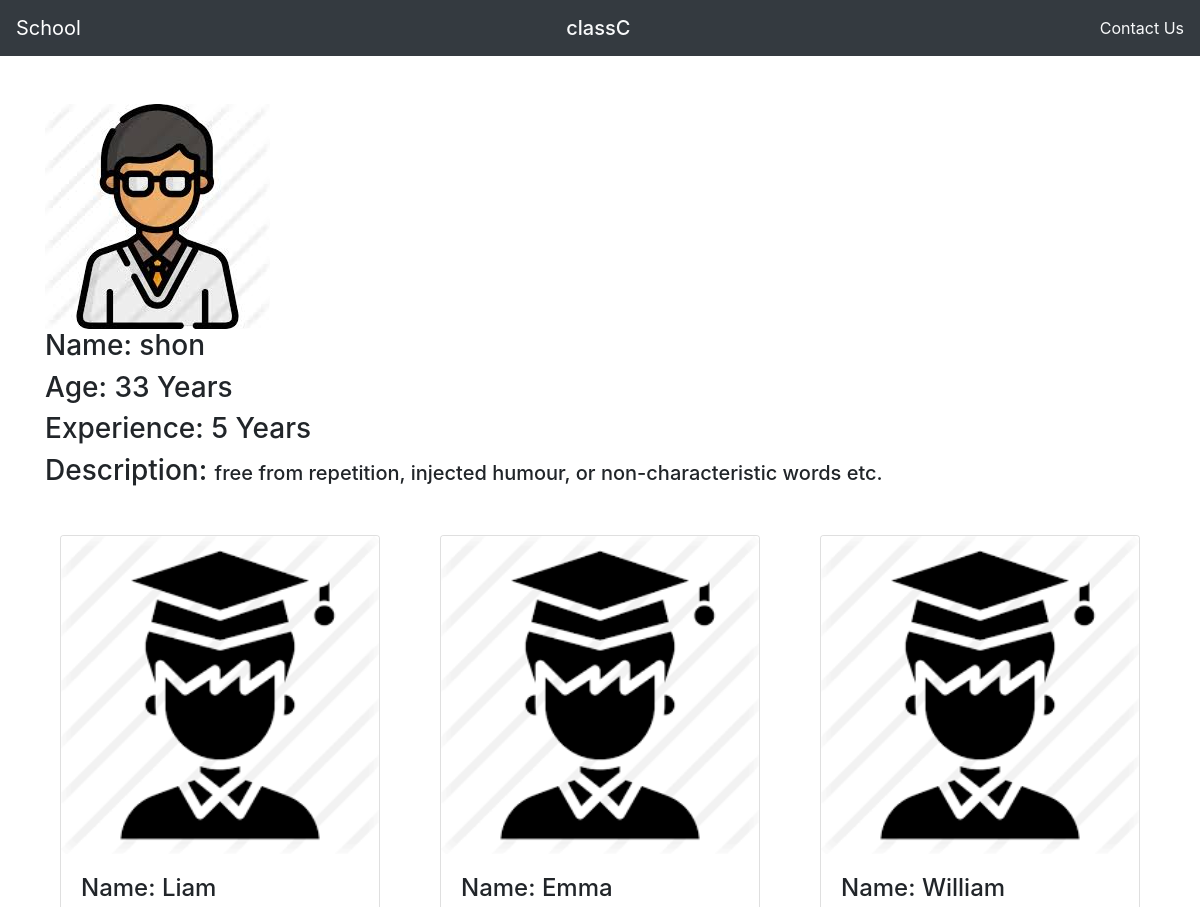
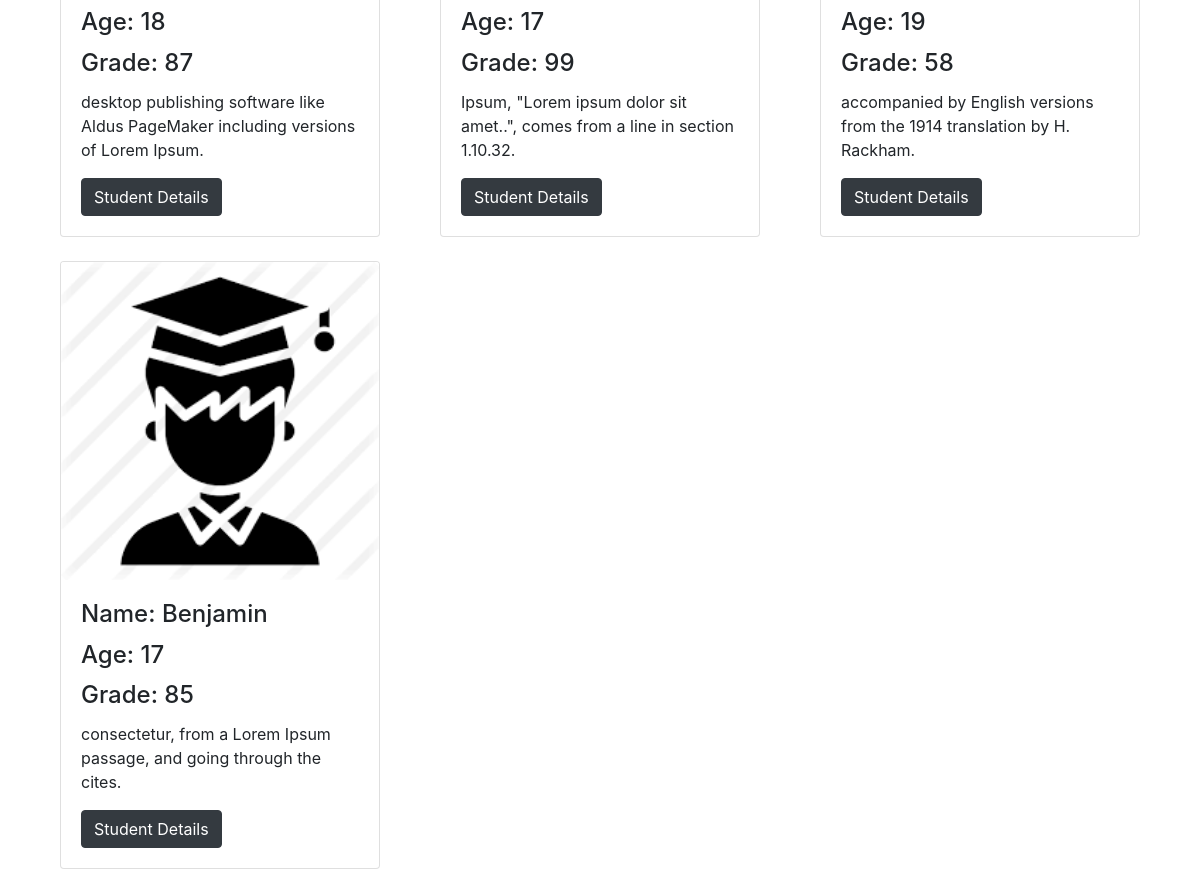
Screenshot of /home/class_rooms/class_detail/3/ with the database file from the repository (2 pictures, top to bottom).
### system/models.py (models this page shows, shortened)
class Classroom(models.Model):
    name = models.CharField(max_length=30)
    description = models.TextField(default="No Description", max_length=300)

class Teacher(models.Model):
    name = models.CharField(max_length=30)
    age = models.IntegerField(default=32)
    experience = models.IntegerField(default=2)
    description = models.TextField(default="No Description", max_length=300)
    image = models.ImageField(null=True, blank=True, upload_to=teacher_image)
    teacher_class = models.OneToOneField(Classroom, on_delete=models.CASCADE, primary_key=True)

class Student(models.Model):
    name = models.CharField(max_length=30)
    age = models.IntegerField(default=18)
    grade = models.IntegerField(default=0)
    description = models.TextField(default="No Description", max_length=300)
    image = models.ImageField(null=True, blank=True, upload_to=student_image)
    student_class = models.ForeignKey(Classroom, on_delete=models.CASCADE)

### system/views.py (the view)
# urls.py: path('home/class_rooms/class_detail/<int:id>/', views.class_detail, name='class_detail')
def class_detail(request, id=None):
    classRoom = get_object_or_404(Classroom, id=id)
    teacher = Teacher
    return render(request, 'system/class_detail.html', {'classRoom': classRoom})

### templates/system/class_detail.html (shortened to what this page needs)
{% extends 'system/base.html' %}
{% block title %}{{ classRoom.name }}{% endblock %}
{% block content %}
<div class="container mt-5">
  <img src="/media/{{ classRoom.teacher.image }}">
  <div class="mb-5">
  <h3>Name: {{ classRoom.teacher.name }}</h3>
  <h3>Age: {{ classRoom.teacher.age }} Years</h3>
  <h3>Experience: {{ classRoom.teacher.experience }} Years</h3>
  <h3>Description: <span style="font-size: 20px;">{{ classRoom.teacher.description }}</span></h3>
</div>
<div class="card-deck row">
{% for student in classRoom.student_set.all %}
  <div class="col-xs-12 col-sm-6 col-md-4">
  <div class="mb-4 card">
    <div class="view overlay">
      <img class="card-img-top" src="/media/{{ student.image }}" alt="Card image cap">
    </div>
    <div class="card-body">
      <h4 class="card-title">Name: {{ student.name }}</h4>
      <h4 class="card-title">Age: {{ student.age }}</h4>
      <h4 class="card-title">Grade: {{ student.grade }}</h4>
      <p class="card-text">{{ student.description }}</p>
      <a class="btn btn-dark btn-md" href="#">Student Details</a>
    </div>
  </div>
  </div>
{% endfor %}
</div>
</div>
{% endblock %}

### rows the page displays
Classroom: name "classC", teacher.image (picture), teacher.name "shon", teacher.age "33", teacher.experience "5", teacher.description "free from repetition, injected humour, or non-characteristic words etc."
Student: image (picture), name "Liam", age "18", grade "87", description "desktop publishing software like Aldus PageMaker including versions of Lorem Ipsum."
Student: image (picture), name "Emma", age "17", grade "99", description "Ipsum, \"Lorem ipsum dolor sit amet..\", comes from a line in section 1.10.32."
Student: image (picture), name "William", age "19", grade "58", description "accompanied by English versions from the 1914 translation by H. Rackham."
Student: image (picture), name "Benjamin", age "17", grade "85", description "consectetur, from a Lorem Ipsum passage, and going through the cites."
